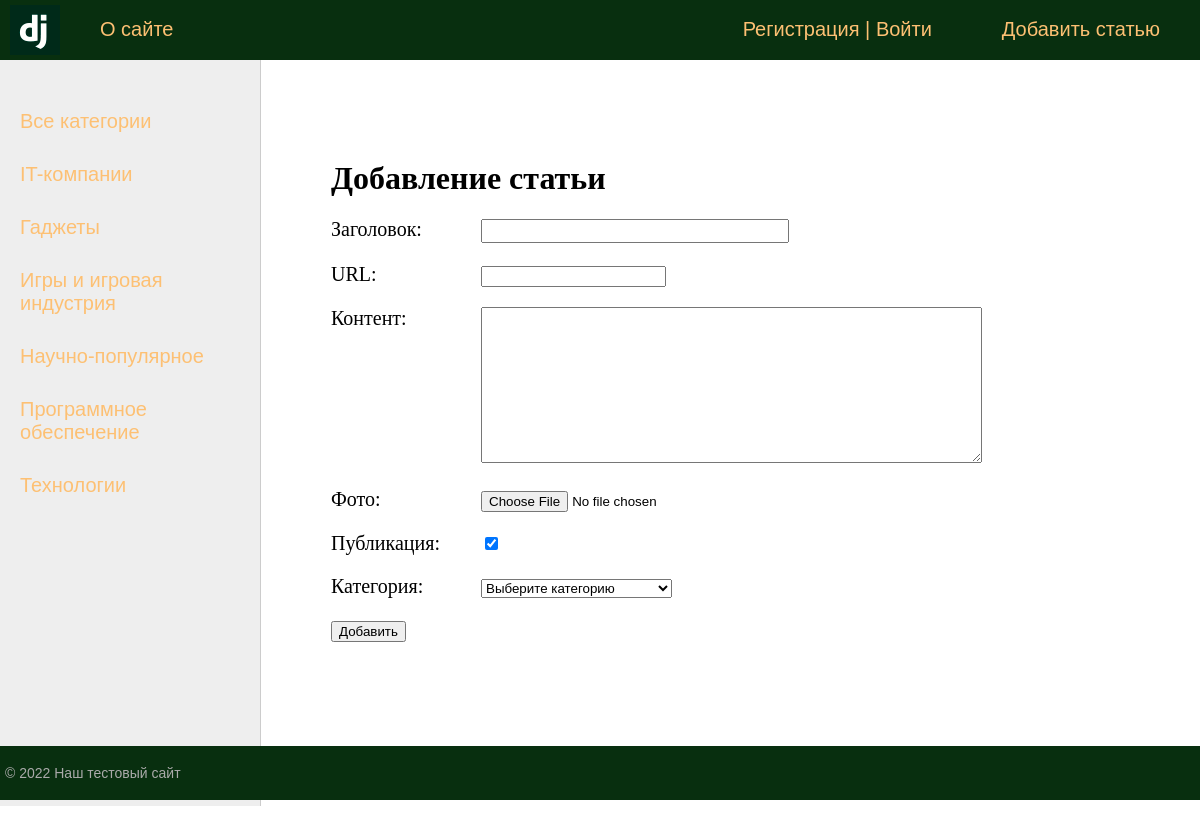
The page /addpage/ on the database its author committed.
### blog/models.py (models this page shows)
class Category(models.Model):
    name = models.CharField(max_length=100, db_index=True)
    slug = models.SlugField(max_length=255, unique=True, db_index=True, verbose_name='URL')
    def __str__(self):
        return self.name
    def get_absolute_url(self):
        return reverse('category', kwargs={'cat_id': self.pk})
    class Meta:
        verbose_name = 'Категория'
        verbose_name_plural = 'Категории'
        ordering = ['id', 'name']

### blog/views.py (the view)
# urls.py: path('addpage/', AddPage.as_view(), name='add_page'),
class AddPage(CreateView):
    form_class = AddPostForm
    template_name = 'blog/addpage.html'
    success_url = reverse_lazy('home')
    def get_context_data(self, *, object_list=None, **kwargs):
        context = super().get_context_data(**kwargs)
        context['title'] = 'Добавление статьи'
        context['menu'] = menu
        return context

### blog/forms.py (shortened to what this page needs)
class AddPostForm(forms.ModelForm):
    def __init__(self, *args, **kwargs):
        super().__init__(*args, **kwargs)
        self.fields['cat'].empty_label = 'Выберите категорию'
    class Meta:
        model = Post
        fields = ['title', 'slug', 'content', 'photo', 'is_published', 'cat']
        widgets = {
            'title': forms.TextInput(attrs={'class': 'form-input'}),
            'content': forms.Textarea(attrs={'cols': 60, 'rows': 10}),
        }

### blog/templatetags/blog_tags.py (called while the page is built)
@register.inclusion_tag('blog/list_categories.html')
def get_categories(sort=None, cat_selected=0):
    if not sort:
        cats = Category.objects.all()
    else:
        cats = Category.objects.order_by(sort)
    return {"cats": cats, "cat_selected": cat_selected}

### blog/templates/blog/addpage.html (shortened to what this page needs)
{% extends 'blog/base.html' %}
{% block content %}
<h1>{{title}}</h1>
<form action="{% url 'add_page' %}" method="post" enctype="multipart/form-data">
    {% for f in form %}
    <p><label class="form-label" for="{{ f.id_for_label }}">{{f.label}}: </label>{{ f }}</p>
    {% endfor %}
    <button type="submit">Добавить</button>
</form>
{% endblock %}

### blog/templates/blog/list_categories.html
{% for c in cats %}
    {% if c.pk == cat_selected %}
        <li class="selcted">{{c.name}}</li>
    {% else %}
        <li><a href="{{c.get_absolute_url}}">{{c.name}}</a></li>
    {% endif %}
{% endfor %}

### blog/static/blog/css/styles.css (style rules this page uses)
html, body { font-family: 'Arial'; margin: 0; padding: 0; height: 100%; width: 100%; color: #444; }
a { color: #0059b2; text-decoration: none; }
.left-chapters ul li { margin: 30px 0 0 0; color: #999; }
.left-chapters ul li a { color: #fdc073; text-decoration: none; }
.content-text h1 { font-size: 32px; }
.form-input { width: 300px; font-size: 16px; }
.form-label { display: inline-block; min-width: 150px; vertical-align: top; }

### rows shown on the page
Category: name "IT-компании"
Category: name "Гаджеты"
Category: name "Игры и игровая индустрия"
Category: name "Научно-популярное"
Category: name "Программное обеспечение"
Category: name "Технологии"

### other values the page prints
{{ m.title }} "О сайте"
{{ m.title }} "Добавить статью"
{{ title }} "Добавление статьи"
{{ f.label }} "Заголовок" "URL" "Контент" "Фото" "Публикация" "Категория"
